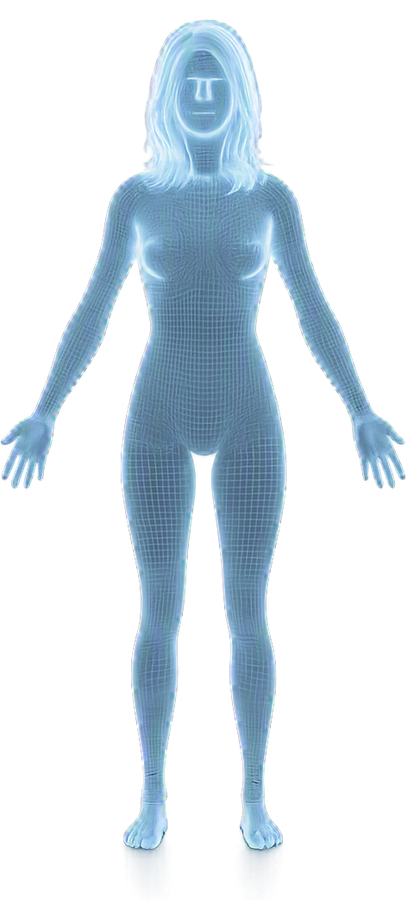
#> input picture server/uploads/bodymap-female-clean.png, 420 x 900 px, found by its file name
$ python dress_woman.py
#> lines starting #> are read from the running program, lines starting #| are printed output that depends on the picture; after the words box and inside, x2 and y2 are one past the last pixel; in counts of white or black regions, pixels touching at a corner belong together
import os
from PIL import Image, ImageDraw, ImageFilter

base_img_path = r"C:\Users\user\anatomy\server\uploads\bodymap-female-clean.png"
out_img_path = r"C:\Users\user\anatomy\server\uploads\bodymap-female-clean.png"

im = Image.open(base_img_path).convert("RGBA")
#> im is the input picture: PIL image 420x900 RGBA; mean R, G, B, A 39.7, 51.5, 60, 73.3
w, h = im.size
#> w = 420; h = 900
print(f"Woman size: {w}x{h}")
#| Woman size: 420x900

# Let's inspect the woman image and draw a stylish, corporate dark-navy / royal-blue athletic dress or top + shorts / skirt
# In the original image:
# Torso & hips are between y = 290 and y = 520, x between 90 and 240
# Let's create an overlay for a modern corporate dress / athletic sportswear (matching the man's shorts and corporate World Medicine style)

overlay = Image.new("RGBA", (w, h), (0, 0, 0, 0))
#> overlay: PIL image 420x900 RGBA; every value is 0
draw = ImageDraw.Draw(overlay)

# Corporate World Medicine navy & cyan colors
navy_color = (6, 25, 55, 255) # #061937
blue_primary = (0, 82, 156, 255) # #00529C
blue_accent = (0, 160, 227, 255) # #00A0E3

# 1. Dress / Skirt & Top extension:
# From chest (y=290) down to above the knees (y=520)
# Body contour points at hips and thighs
# Let's draw athletic dress / sportswear extending down to y=520 (covering hips and upper thighs modestly)

# Athletic dress / shorts contour:
skirt_points = [
    (118, 300), # chest left
    (96, 380),  # waist left
    (88, 430),  # hip left
    (82, 490),  # thigh left
    (86, 525),  # hem bottom-left
    (138, 530), # center left
    (165, 520), # center crotch/hem
    (192, 530), # center right
    (244, 525), # hem bottom-right
    (248, 490), # thigh right
    (242, 430), # hip right
    (234, 380), # waist right
    (212, 300), # chest right
]

# Draw smooth filled dress
draw.polygon(skirt_points, fill=navy_color)

# Draw elegant corporate blue side stripes and waistband
draw.line([(96, 380), (88, 430), (82, 490), (86, 525)], fill=blue_accent, width=3)
draw.line([(234, 380), (242, 430), (248, 490), (244, 525)], fill=blue_accent, width=3)

# Waistband
draw.line([(100, 395), (230, 395)], fill=blue_primary, width=5)
# Hem border
draw.line([(86, 525), (165, 520), (244, 525)], fill=blue_primary, width=4)

# Top / Bodice elegance:
# Chest neckline and straps
draw.polygon([(118, 300), (140, 340), (190, 340), (212, 300), (210, 395), (120, 395)], fill=navy_color)
# Straps
draw.polygon([(126, 220), (136, 220), (130, 310), (120, 310)], fill=navy_color)
draw.polygon([(194, 220), (204, 220), (210, 310), (200, 310)], fill=navy_color)
draw.line([(126, 220), (130, 310)], fill=blue_accent, width=2)
draw.line([(204, 220), (210, 310)], fill=blue_accent, width=2)

# Blend overlay with woman image respecting original silhouette mask (only draw inside woman body)
# Extract woman silhouette alpha
alpha = im.split()[3]
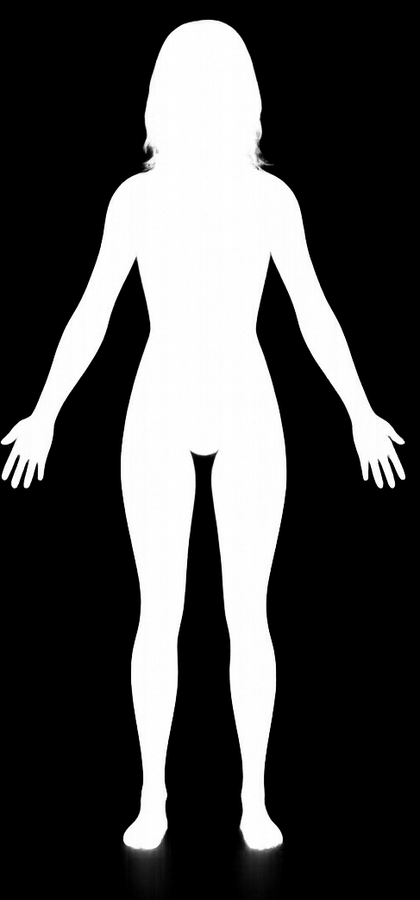
#> alpha: PIL image 420x900 L; min 0, max 255, mean 73.3

# Mask overlay by woman's body alpha
overlay_r, overlay_g, overlay_b, overlay_a = overlay.split()
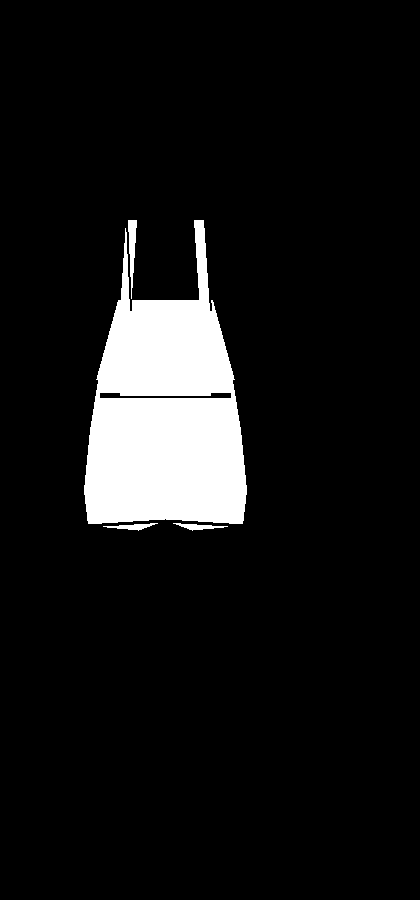
#> overlay_r: PIL image 420x900 L; values 0 (black) and 6 (white), 8.6% white; 4 white regions, box (x1, y1, x2, y2) and area: (84, 220, 247, 524) 31713, (128, 220, 137, 299) 372, (103, 523, 158, 531) 191, (173, 523, 228, 531) 191
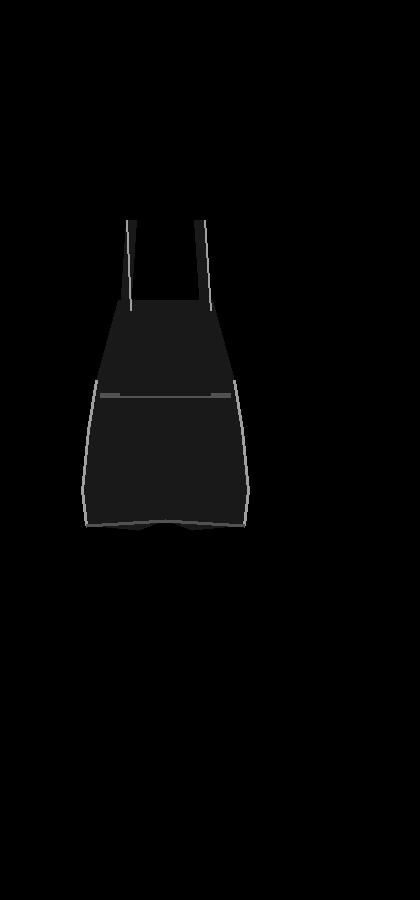
#> overlay_g: PIL image 420x900 L; min 0, max 160, mean 2.9
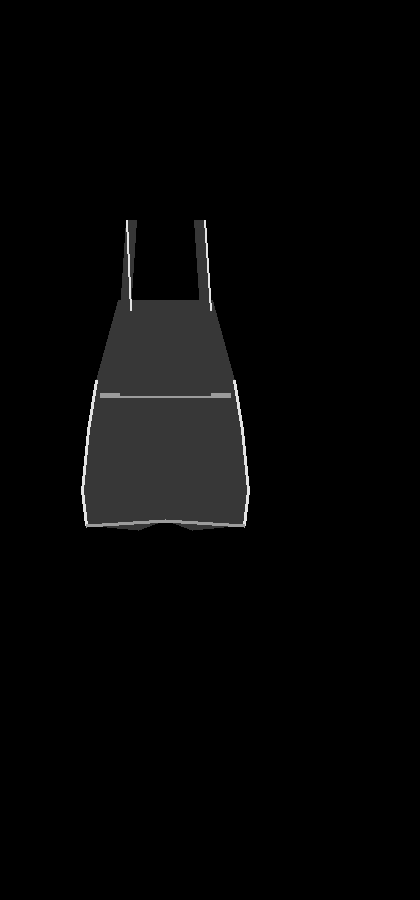
#> overlay_b: PIL image 420x900 L; min 0, max 227, mean 5.8
#> overlay_a: PIL image 420x900 L; 9.1% white; 1 white region, box (x1, y1, x2, y2) and area: (81, 220, 250, 531) 34557
# Combined alpha: minimum of overlay alpha and body alpha
import numpy as np
arr_overlay_a = np.array(overlay_a)
arr_body_a = np.array(alpha)
combined_a = np.minimum(arr_overlay_a, (arr_body_a > 30) * 255)
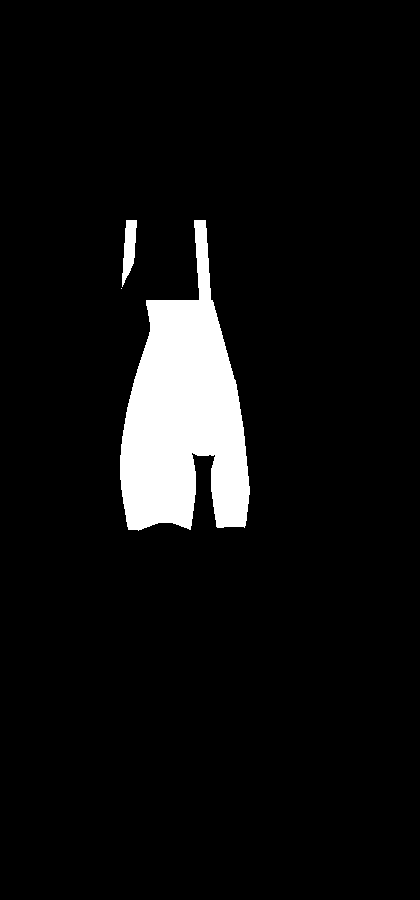
#> combined_a: shape (900, 420) int64; 6.4% white; 3 white regions (1 under 20 px), largest, box (x1, y1, x2, y2) and area: (120, 220, 250, 531) 23682, (122, 220, 137, 287) 613
overlay.putalpha(Image.fromarray(combined_a.astype('uint8')))
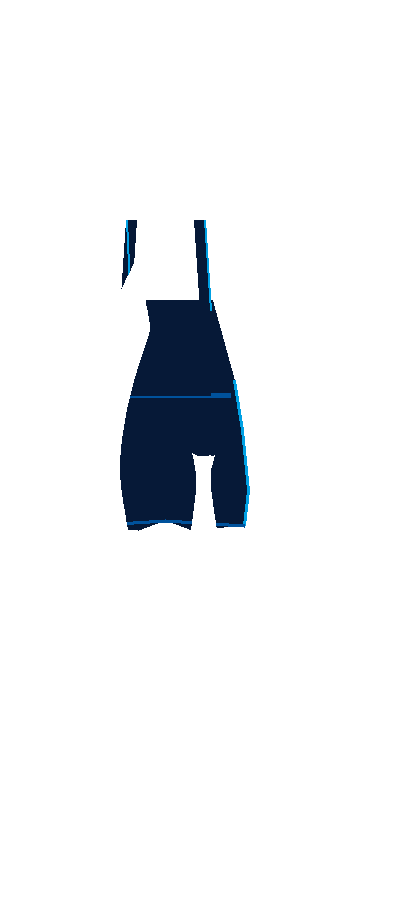
#> overlay: PIL image 420x900 RGBA; mean R, G, B, A 0.5, 2.9, 5.8, 16.4; transparent parts drawn white

# Composite onto base image
final_woman = Image.alpha_composite(im, overlay)
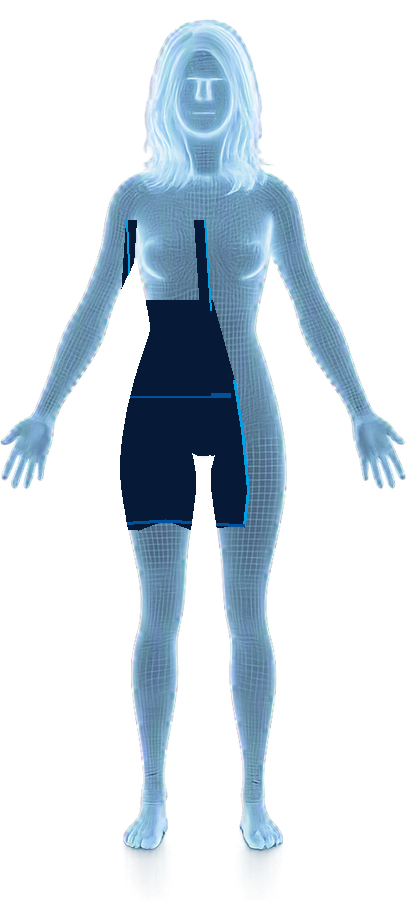
#> final_woman: PIL image 420x900 RGBA; mean R, G, B, A 33.6, 44.8, 53.6, 73.6; transparent parts drawn white
final_woman.save(out_img_path, "PNG")
print("Saved elegant dressed woman to bodymap-female-clean.png!")
